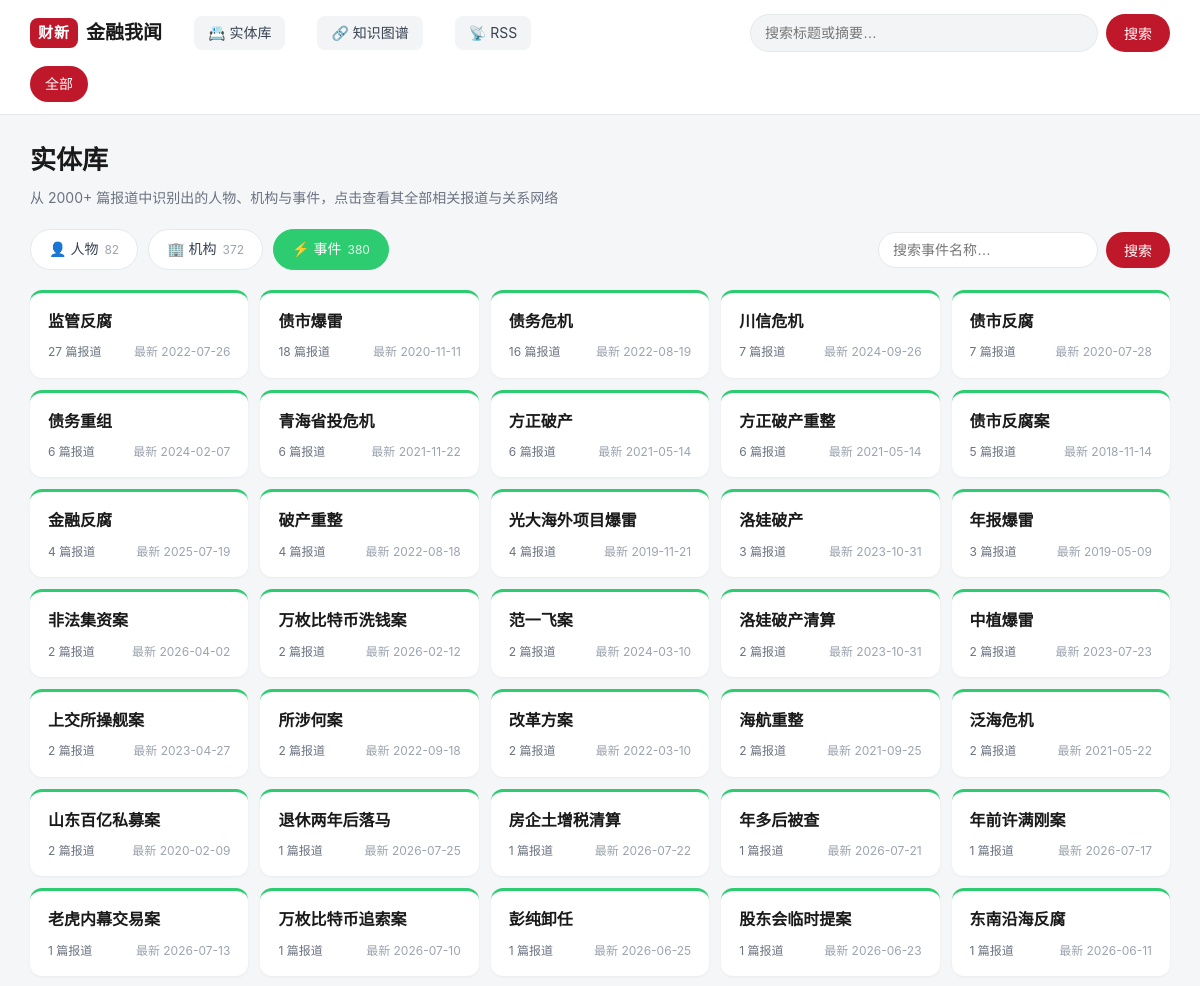
/entities?type=event (upper part), run on an earlier commit of the app's database.
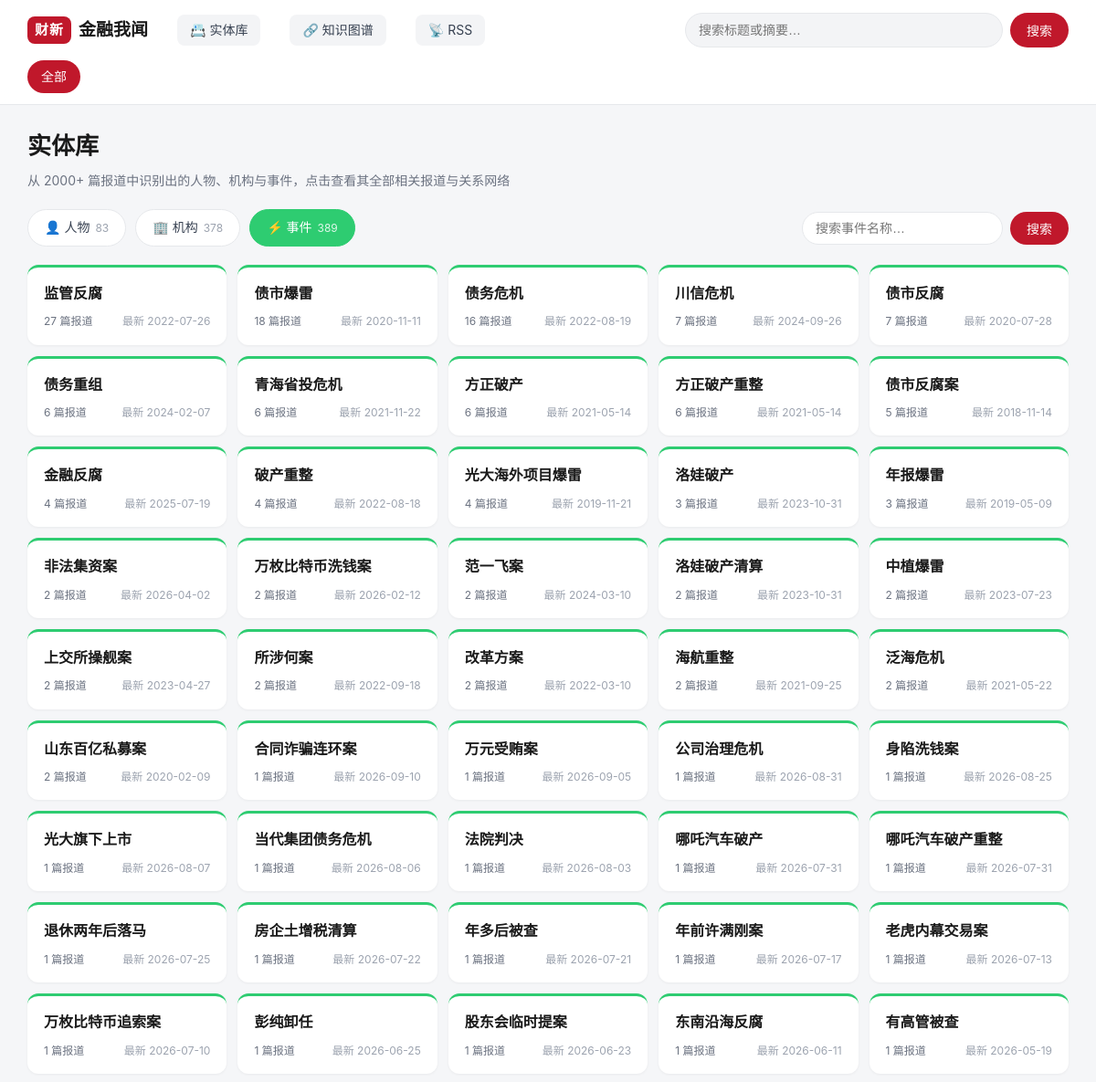
And on a later commit of the database.
### tables this page shows
CREATE TABLE entities(
        id INTEGER PRIMARY KEY AUTOINCREMENT,
        name TEXT NOT NULL,
        type TEXT NOT NULL CHECK(type IN ('person', 'org', 'event')),
        first_seen TEXT,
        last_seen TEXT,
        UNIQUE(name, type)
    );

### app.py (the view)
@app.route("/entities")
def entities_browse():
    db = get_db()
    etype = request.args.get("type", "person")
    if etype not in ("person", "org", "event"):
        etype = "person"
    q = (request.args.get("q") or "").strip()
    where = ["e.type = ?"]
    params: list = [etype]
    if q:
        where.append("e.name LIKE ?")
        params.append(f"%{q}%")
    clause = " AND ".join(where)
    rows = db.execute(
        f"""SELECT e.id, e.name, e.type,
                   count(DISTINCT ae.article_url) AS article_count,
                   max(a.published_at) AS latest
            FROM entities e
            LEFT JOIN article_entities ae ON ae.entity_id = e.id
            LEFT JOIN articles a ON a.url = ae.article_url
            WHERE {clause}
            GROUP BY e.id
            HAVING article_count > 0
            ORDER BY article_count DESC, latest DESC""",
        params,
    ).fetchall()
    type_counts = {
        row["type"]: row["n"]
        for row in db.execute(
            """SELECT e.type, count(DISTINCT e.id) n FROM entities e
               JOIN article_entities ae ON ae.entity_id = e.id
               GROUP BY e.type"""
        )
    }
    return render_template(
        "entities.html",
        etype=etype, q=q, rows=rows, type_counts=type_counts,
    )

### app.py (called while the page is built)
def get_db() -> sqlite3.Connection:
    if "db" not in g:
        conn = sqlite3.connect(
            f"file:{DB_PATH.as_posix()}?mode=ro&immutable=1", uri=True
        )
        conn.row_factory = sqlite3.Row
        g.db = conn
    return g.db

### templates/entities.html (shortened to what this page needs)
{% extends "base.html" %}
{% set type_names = {'person': '人物', 'org': '机构', 'event': '事件'} %}
{% set type_icons = {'person': '👤', 'org': '🏢', 'event': '⚡'} %}
{% block content %}
<div class="entities-page">
  <div class="entities-head">
    <h1>实体库</h1>
    <p class="entities-desc">从 2000+ 篇报道中识别出的人物、机构与事件，点击查看其全部相关报道与关系网络</p>
  </div>
  <div class="entities-toolbar">
    <div class="type-tabs">
      {% for t in ['person', 'org', 'event'] %}
      <a class="type-tab {{ t }} {{ 'active' if etype == t else '' }}"
         href="{{ url_for('entities_browse', type=t, q=q or None) }}">
        {{ type_icons[t] }} {{ type_names[t] }}
        <em>{{ type_counts.get(t, 0) }}</em>
      </a>
      {% endfor %}
    </div>
    <form class="entity-search" method="get" action="{{ url_for('entities_browse') }}">
      <input type="search" name="q" value="{{ q or '' }}" placeholder="搜索{{ type_names[etype] }}名称…">
      <button type="submit">搜索</button>
    </form>
  </div>
  {% if rows %}
  <div class="entity-grid">
    {% for e in rows %}
    <a class="entity-card {{ e.type }}" href="{{ url_for('entity_detail', entity_id=e.id) }}">
      <div class="card-name">{{ e.name }}</div>
      <div class="card-meta">
        <span class="card-count">{{ e.article_count }} 篇报道</span>
        {% if e.latest %}<span class="card-latest">最新 {{ e.latest[:10] }}</span>{% endif %}
      </div>
    </a>
    {% endfor %}
  </div>
  {% else %}
  <p class="empty-note">未找到匹配的{{ type_names[etype] }}。</p>
  {% endif %}
</div>
{% endblock %}

What changed in the data, as far as the page shows it:
added entities: name "合同诈骗连环案", article_count "1", latest "2026-09-10"
added entities: name "万元受贿案", article_count "1", latest "2026-09-05"
added entities: name "公司治理危机", article_count "1", latest "2026-08-31"
added entities: name "身陷洗钱案", article_count "1", latest "2026-08-25"
added entities: name "光大旗下上市", article_count "1", latest "2026-08-07"
added entities: name "当代集团债务危机", article_count "1", latest "2026-08-06"
added entities: name "法院判决", article_count "1", latest "2026-08-03"
added entities: name "哪吒汽车破产", article_count "1", latest "2026-07-31"
added entities: name "哪吒汽车破产重整", article_count "1", latest "2026-07-31"
now on this page (row unchanged): entities: name "有高管被查", article_count "1", latest "2026-05-19"
Also different on the page:
new list line: "👤 人物 83"
new list line: "🏢 机构 378"
new list line: "⚡ 事件 389"
list line gone: "👤 人物 82"
list line gone: "🏢 机构 372"
list line gone: "⚡ 事件 380"
